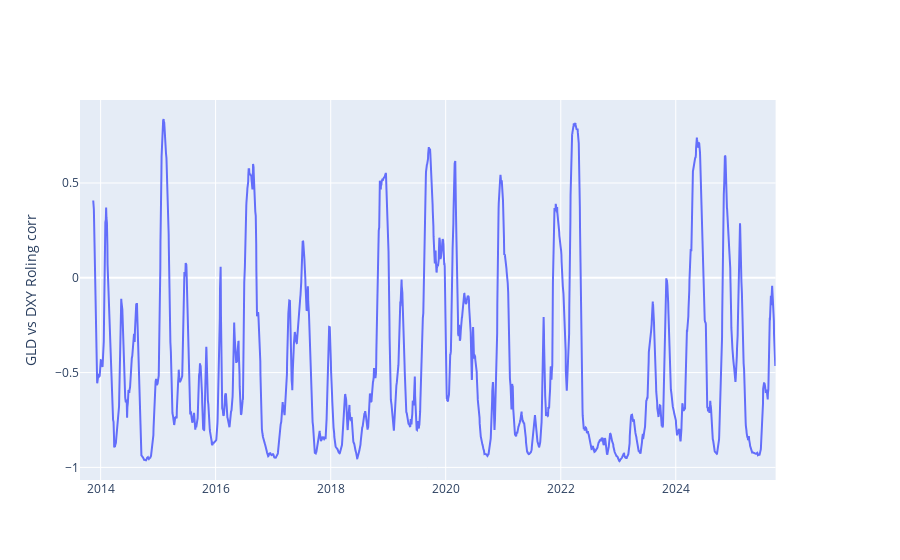

The code cell stored with this chart in its notebook:
### Code cell
# 1) subplot 
fig = make_subplots(specs=[[{"secondary_y": True}]])

# 2) First y axis
fig.add_trace(
    go.Scatter(x=daily_merged.index, y=daily_merged['GLD'].rolling(60).corr(daily_merged['DX-Y.NYB']), name="GLD vs DXY Roling corr 60D"),
    secondary_y=False
)


# 4) y axis name
fig.update_yaxes(title_text="GLD vs DXY Roling corr", secondary_y=False)

fig.show()

### Figure 1 — Plotly figure (JSON) as saved in the notebook; plotly's stock layout.template omitted (floating-point values rounded to 4 significant figures; data arrays with more than 128 entries replaced by an {"elided": "..."} marker saying what was removed)
{"data": [{"name": "GLD vs DXY Roling corr 60D", "type": "scatter", "x": {"elided": "3002 str values"}, "xaxis": "x", "y": {"elided": "3002 float values"}, "yaxis": "y"}], "layout": {"xaxis": {"anchor": "y", "domain": [0, 0.94]}, "yaxis": {"anchor": "x", "domain": [0, 1], "title": {"text": "GLD vs DXY Roling corr"}}, "yaxis2": {"anchor": "x", "overlaying": "y", "side": "right"}}}
